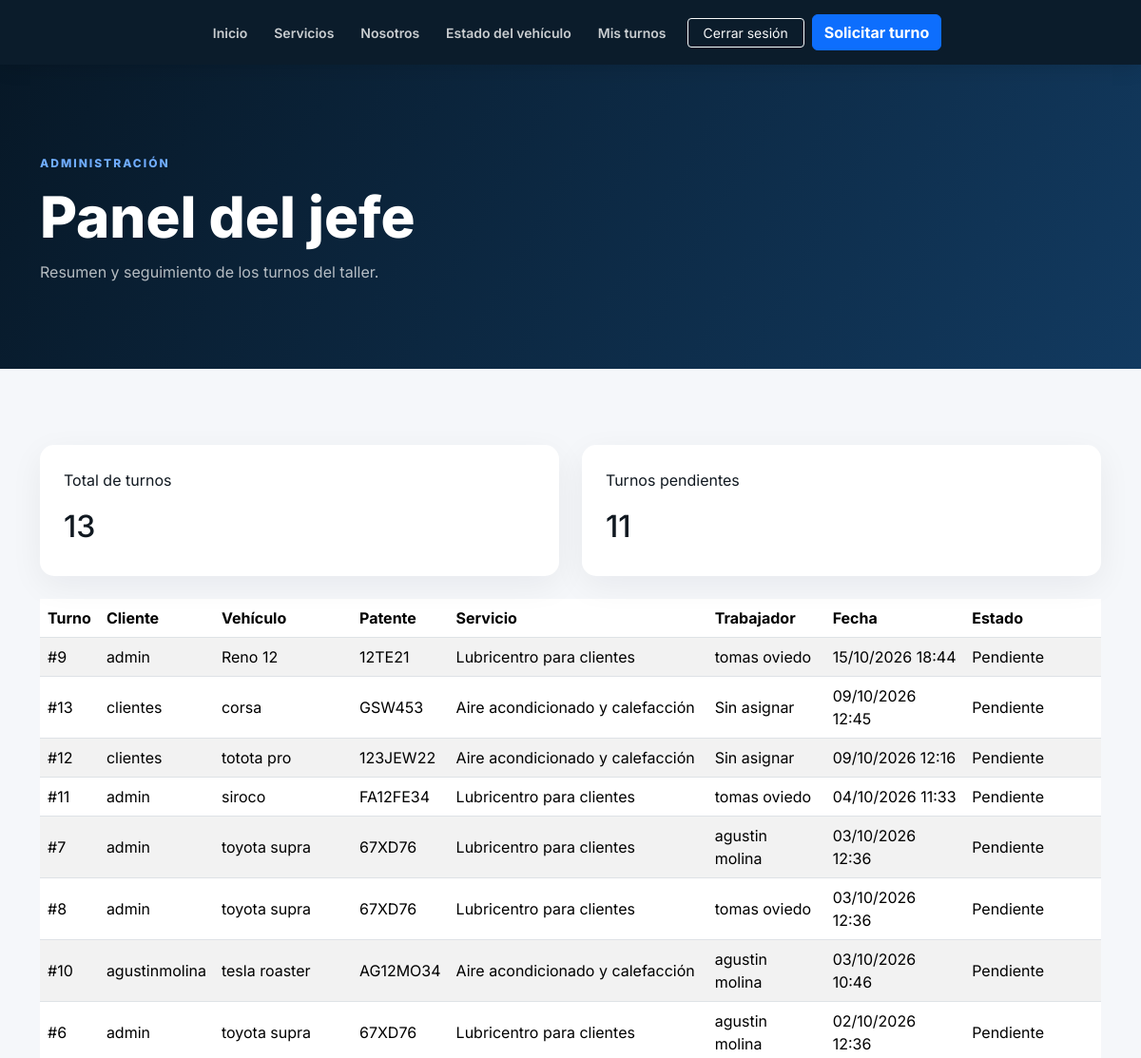
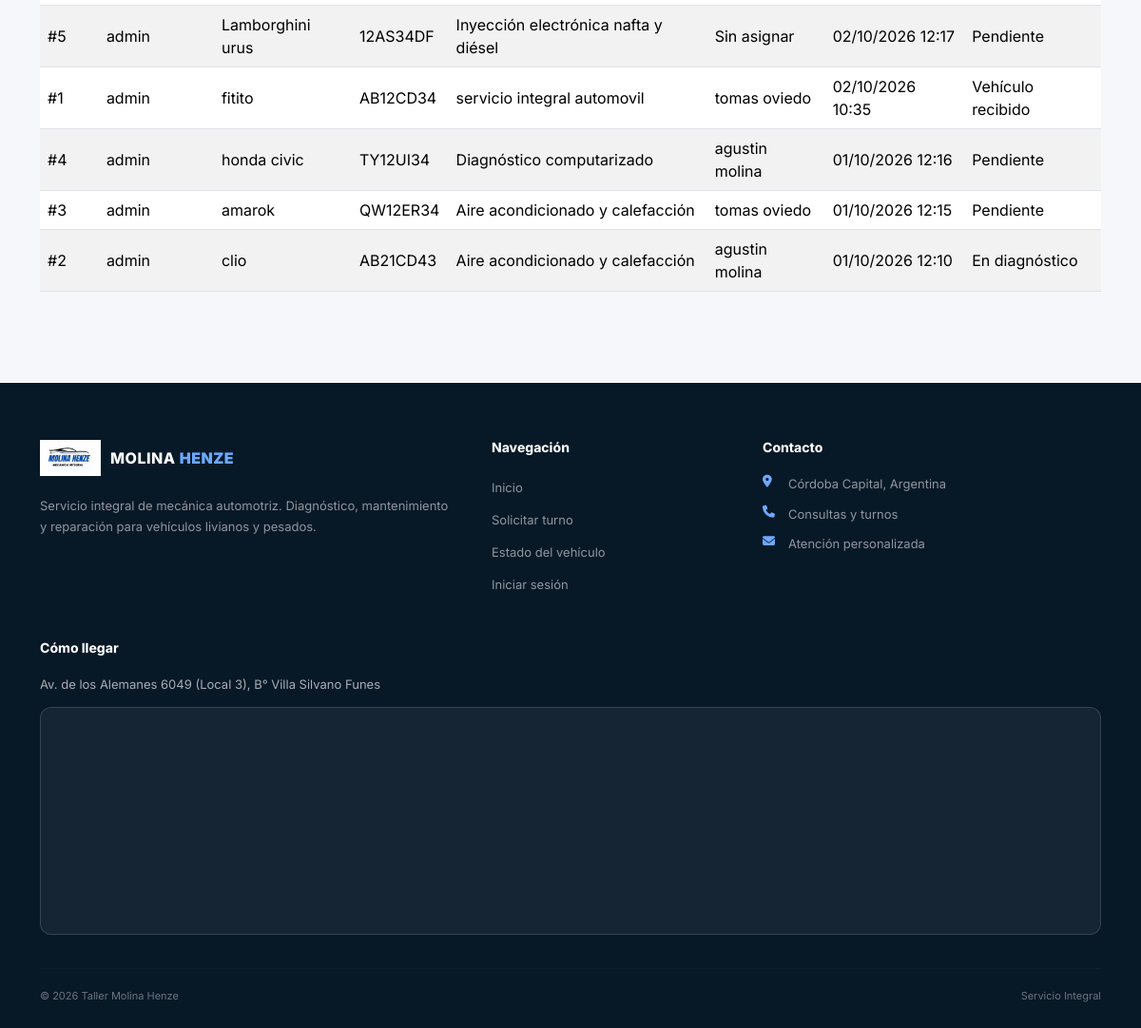
Page /jefe/ (signed in) on the committed database (2 pictures, top to bottom).
### tallermami/models.py (models this page shows, shortened)
class Turno(models.Model):
    ESTADOS = [
        ("pendiente", "Pendiente"),
        ("recibido", "Vehículo recibido"),
        ("diagnostico", "En diagnóstico"),
        ("reparacion", "En reparación"),
        ("esperando_repuesto", "Esperando repuesto"),
        ("finalizado", "Finalizado"),
        ("entregado", "Entregado"),
        ("cancelado", "Cancelado"),
    ]
    usuario = models.ForeignKey(
        User,
        on_delete=models.CASCADE,
        related_name="turnos",
        null=True,
        blank=True
    )
    vehiculo = models.CharField(
        max_length=150,
        verbose_name="Vehículo"
    )
    patente = models.CharField(
        max_length=20,
        verbose_name="Patente"
    )
    servicio = models.ForeignKey(
        Trabajo,
        on_delete=models.PROTECT,
        related_name="turnos",
        verbose_name="Servicio"
    )
    trabajador = models.ForeignKey(
        Trabajador,
        on_delete=models.SET_NULL,
        null=True,
        blank=True,
        related_name="turnos_asignados",
        verbose_name="Trabajador asignado"
    )
    fecha_turno = models.DateTimeField(
        verbose_name="Fecha y hora del turno"
    )
    estado = models.CharField(
        max_length=30,
        choices=ESTADOS,
        default="pendiente"
    )
    porcentaje_reparacion = models.PositiveIntegerField(
        default=0,
        validators=[
            MinValueValidator(0),
            MaxValueValidator(100)
        ]
    )
    observaciones = models.TextField(
        blank=True
    )
    fecha_creacion = models.DateTimeField(
        auto_now_add=True
    )
    class Meta:
        verbose_name = "Turno"
        verbose_name_plural = "Turnos"
        ordering = ["-fecha_turno"]

class Trabajo(models.Model):
    nombre = models.CharField(
        max_length=150
    )
    descripcion = models.TextField(
        blank=True
    )
    precio_estimado = models.DecimalField(
        max_digits=10,
        decimal_places=2,
        null=True,
        blank=True
    )
    def __str__(self):
        return self.nombre
    class Meta:
        verbose_name = "Trabajo"
        verbose_name_plural = "Trabajos"
        ordering = ["nombre"]

class Trabajador(models.Model):
    nombre = models.CharField(
        max_length=100
    )
    apellido = models.CharField(
        max_length=100
    )
    especialidad = models.CharField(
        max_length=150,
        blank=True
    )
    telefono = models.CharField(
        max_length=30,
        blank=True
    )
    trabajos = models.ManyToManyField(
        Trabajo,
        blank=True,
        related_name="trabajadores",
        verbose_name="Trabajos asignados"
    )
    def __str__(self):
        return f"{self.nombre} {self.apellido}"
    class Meta:
        verbose_name = "Trabajador"
        verbose_name_plural = "Trabajadores"
        ordering = ["apellido", "nombre"]

### tallermami/views.py (the view)
@login_required(login_url="login")
def panel_jefe(request):
    if not request.user.is_superuser:
        return HttpResponseForbidden(
            "Solo los superusuarios pueden acceder a este panel."
        )
    turnos = Turno.objects.select_related(
        "usuario",
        "servicio",
        "trabajador"
    )
    return render(
        request,
        "tallermami/panel_jefe.html",
        {
            "turnos": turnos,
            "cantidad_turnos": turnos.count(),
            "turnos_pendientes": turnos.filter(
                estado="pendiente"
            ).count(),
        }
    )

### templates/tallermami/panel_jefe.html (shortened to what this page needs)
{% extends 'tallermami/base.html' %}
{% block content %}
<section class="page-header">
    <div class="container">
        <span>ADMINISTRACIÓN</span>
        <h1>Panel del jefe</h1>
        <p>Resumen y seguimiento de los turnos del taller.</p>
    </div>
</section>
<section class="my-turns-section">
    <div class="container">
        <div class="row g-4 mb-4">
            <div class="col-md-6">
                <div class="turn-card turn-card-body">
                    <span>Total de turnos</span>
                    <h2>{{ cantidad_turnos }}</h2>
                </div>
            </div>
            <div class="col-md-6">
                <div class="turn-card turn-card-body">
                    <span>Turnos pendientes</span>
                    <h2>{{ turnos_pendientes }}</h2>
                </div>
            </div>
        </div>
        <div class="table-responsive">
            <table class="table table-striped align-middle">
                <thead>
                    <tr>
                        <th>Turno</th>
                        <th>Cliente</th>
                        <th>Vehículo</th>
                        <th>Patente</th>
                        <th>Servicio</th>
                        <th>Trabajador</th>
                        <th>Fecha</th>
                        <th>Estado</th>
                    </tr>
                </thead>
                <tbody>
                    {% for turno in turnos %}
                        <tr>
                            <td>#{{ turno.id }}</td>
                            <td>
                                {% if turno.usuario %}
                                    {{ turno.usuario.get_full_name|default:turno.usuario.username }}
                                {% else %}
                                    Sin usuario
                                {% endif %}
                            </td>
                            <td>{{ turno.vehiculo }}</td>
                            <td>{{ turno.patente }}</td>
                            <td>{{ turno.servicio }}</td>
                            <td>{{ turno.trabajador|default:"Sin asignar" }}</td>
                            <td>{{ turno.fecha_turno|date:"d/m/Y H:i" }}</td>
                            <td>{{ turno.get_estado_display }}</td>
                        </tr>
                    {% empty %}
                        <tr>
                            <td colspan="8" class="text-center py-4">
                                Todavía no hay turnos registrados.
                            </td>
                        </tr>
                    {% endfor %}
                </tbody>
            </table>
        </div>
    </div>
</section>
{% endblock %}

### templates/tallermami/base.html (shortened to what this page needs)
{% load static %}
<!DOCTYPE html>
<html lang="es">
<head>
    <link
        href="https://cdn.jsdelivr.net/npm/bootstrap@5.3.3/dist/css/bootstrap.min.css"
        rel="stylesheet"
    >
    <link
        rel="stylesheet"
        href="https://cdnjs.cloudflare.com/ajax/libs/font-awesome/6.5.2/css/all.min.css"
    >
    <link
        rel="stylesheet"
        href="{% static 'css/taller.css' %}"
    >
</head>
<body>
<nav class="navbar navbar-expand-lg navbar-dark navbar-taller sticky-top">
    <div class="container">
        <div
            class="collapse navbar-collapse"
            id="navbarPrincipal"
        >
            <ul class="navbar-nav align-items-lg-center">
                <li class="nav-item">
                    <a
                        class="nav-link"
                        href="{% url 'inicio' %}"
                    >
                        Inicio
                    </a>
                </li>
                <li class="nav-item">
                    <a
                        class="nav-link"
                        href="{% url 'inicio' %}#servicios"
                    >
                        Servicios
                    </a>
                </li>
                <li class="nav-item">
                    <a
                        class="nav-link"
                        href="{% url 'inicio' %}#nosotros"
                    >
                        Nosotros
                    </a>
                </li>
                <li class="nav-item">
                    <a
                        class="nav-link"
                        href="{% url 'estado_reparacion' %}"
                    >
                        Estado del vehículo
                    </a>
                </li>
                {% if user.is_authenticated %}
                    <li class="nav-item">
                        <a
                            class="nav-link"
                            href="{% url 'mis_turnos' %}"
                        >
                            Mis turnos
                        </a>
                    </li>
                    <li class="nav-item ms-lg-2">
                        <a
                            class="btn btn-outline-light btn-sm px-3"
                            href="{% url 'logout' %}"
                        >
                            Cerrar sesión
                        </a>
                    </li>
                {% endif %}
                <li class="nav-item ms-lg-2">
                    <a
                        class="btn btn-primary btn-turno-nav"
                        href="{% url 'solicitar_turno' %}"
                    >
                        Solicitar turno
                    </a>
                </li>
            </ul>
        </div>
    </div>
</nav>
<main>
    {% block content %}
    {% endblock %}
</main>
<footer class="footer-taller">
    <div class="container">
        <div class="row g-4">
            <div class="col-lg-5">
                <div class="footer-brand">
                    <img
                        class="brand-icon"
                        src="{% static 'images/Imagen molina henze.jpg' %}"
                        alt="Molina Henze"
                    >
                    <span>
                        MOLINA <strong>HENZE</strong>
                    </span>
                </div>
                <p class="footer-description">
                    Servicio integral de mecánica automotriz.
                    Diagnóstico, mantenimiento y reparación
                    para vehículos livianos y pesados.
                </p>
            </div>
            <div class="col-sm-6 col-lg-3">
                <h5>
                    Navegación
                </h5>
                <ul class="footer-links">
                    <li>
                        <a href="{% url 'inicio' %}">
                            Inicio
                        </a>
                    </li>
                    <li>
                        <a href="{% url 'solicitar_turno' %}">
                            Solicitar turno
                        </a>
                    </li>
                    <li>
                        <a href="{% url 'estado_reparacion' %}">
                            Estado del vehículo
                        </a>
                    </li>
                    <li>
                        <a href="{% url 'login' %}">
                            Iniciar sesión
                        </a>
                    </li>
                </ul>
            </div>
            <div class="col-sm-6 col-lg-4">
                <h5>
                    Contacto
                </h5>
                <ul class="footer-contact">
                    <li>
                        <i class="fa-solid fa-location-dot"></i>
                        <span>
                            Córdoba Capital, Argentina
                        </span>
                    </li>
                    <li>
                        <i class="fa-solid fa-phone"></i>
                        <span>
                            Consultas y turnos
                        </span>
                    </li>
                    <li>
                        <i class="fa-solid fa-envelope"></i>
                        <span>
                            Atención personalizada
                        </span>
                    </li>
                </ul>
            </div>
        </div>
        <section class="footer-map-section" aria-labelledby="footer-map-title">
            <h5 id="footer-map-title">
                Cómo llegar
            </h5>
            <p class="footer-map-address">
                Av. de los Alemanes 6049 (Local 3), B° Villa Silvano Funes
            </p>
            <div class="footer-map">
                <iframe
                    src="https://maps.google.com/maps?q=Av.%20de%20los%20Alemanes%206049%20(Local%203)%2C%20Villa%20Silvano%20Funes%2C%20C%C3%B3rdoba%2C%20Argentina&amp;z=16&amp;output=embed"
                    title="Mapa: Av. de los Alemanes 6049 (Local 3), B° Villa Silvano Funes"
                    loading="lazy"
                    allowfullscreen
                ></iframe>
            </div>
        </section>
        <hr class="footer-line">
        <div class="footer-bottom">
            <span>
                © {% now "Y" %} Taller Molina Henze
            </span>
            <span>
                Servicio Integral
            </span>
        </div>
    </div>
</footer>
</body>
</html>

### static/css/taller.css (style rules this page uses)
:root { --blue: #0d6efd; --blue-dark: #071b33; --navy: #071827; --dark: #101820; --gray: #64748b; --light: #f5f7fa; --white: #ffffff; --border: #e2e8f0; }
* { box-sizing: border-box; }
html { scroll-behavior: smooth; }
body { margin: 0; font-family: "Inter", sans-serif; color: var(--dark); background: var(--white); }
a { text-decoration: none; }
img { max-width: 100%; }
.navbar-taller { background: rgba(7, 24, 39, 0.98); padding: 15px 0; box-shadow: 0 3px 20px rgba(0, 0, 0, 0.12); }
.brand-icon { width: 64px; height: 38px; display: block; object-fit: cover; object-position: center; border-radius: 0; }
.navbar-taller .nav-link { color: rgba(255,255,255,.78); font-size: 14px; font-weight: 600; padding-left: 14px !important; padding-right: 14px !important; }
.navbar-taller .navbar-collapse { justify-content: center; }
.navbar-taller .navbar-nav { margin-right: auto; margin-left: auto; }
.btn-turno-nav { font-weight: 700; }
.page-header { padding: 90px 0; background: linear-gradient( 120deg, #071827, #123a60 ); color: white; }
.page-header span { color: #70adff; font-size: 12px; font-weight: 800; letter-spacing: 2px; }
.page-header h1 { font-size: clamp(38px, 5vw, 60px); font-weight: 800; margin: 10px 0; }
.page-header p { margin: 0; max-width: 650px; color: rgba(255,255,255,.7); }
.my-turns-section { padding: 80px 0; background: var(--light); }
.turn-card { background: white; border-radius: 15px; overflow: hidden; box-shadow: 0 10px 35px rgba(15,23,42,.06); }
.turn-card-body { padding: 25px; display: grid; gap: 18px; }
.footer-taller { padding: 60px 0 25px; background: #071827; color: white; }
.footer-brand { display: flex; align-items: center; gap: 10px; font-weight: 800; letter-spacing: .5px; }
.footer-brand strong { color: #6ea8fe; }
.footer-description { max-width: 430px; margin-top: 20px; color: rgba(255,255,255,.55); font-size: 13px; line-height: 1.7; }
.footer-taller h5 { font-size: 14px; font-weight: 750; margin-bottom: 20px; }
.footer-map-section { margin-top: 38px; }
.footer-map-address { margin-bottom: 14px; color: rgba(255, 255, 255, .65); font-size: 13px; }
.footer-map { height: 240px; overflow: hidden; border: 1px solid rgba(255, 255, 255, .14); border-radius: 12px; background: rgba(255, 255, 255, .06); }
.footer-map iframe { display: block; width: 100%; height: 100%; border: 0; }
.footer-links, .footer-contact { list-style: none; padding: 0; margin: 0; }
.footer-links li { margin-bottom: 10px; }
.footer-links a { color: rgba(255,255,255,.55); font-size: 13px; }
.footer-contact li { display: flex; gap: 10px; color: rgba(255,255,255,.55); font-size: 13px; margin-bottom: 12px; }
.footer-contact i { color: #6ea8fe; width: 17px; }
.footer-line { border-color: rgba(255,255,255,.1); margin: 35px 0 20px; }
.footer-bottom { display: flex; justify-content: space-between; color: rgba(255,255,255,.4); font-size: 11px; }

### rows in the picture
Turno: id "9", usuario.get_full_name "admin", vehiculo "Reno 12", patente "12TE21", servicio "Lubricentro para clientes", trabajador "tomas oviedo", fecha_turno "15/10/2026 18:44", estado "Pendiente"
Turno: id "13", usuario.get_full_name "clientes", vehiculo "corsa", patente "GSW453", servicio "Aire acondicionado y calefacción", trabajador "Sin asignar", fecha_turno "09/10/2026 12:45", estado "Pendiente"
Turno: id "12", usuario.get_full_name "clientes", vehiculo "totota pro", patente "123JEW22", servicio "Aire acondicionado y calefacción", trabajador "Sin asignar", fecha_turno "09/10/2026 12:16", estado "Pendiente"
Turno: id "11", usuario.get_full_name "admin", vehiculo "siroco", patente "FA12FE34", servicio "Lubricentro para clientes", trabajador "tomas oviedo", fecha_turno "04/10/2026 11:33", estado "Pendiente"
Turno: id "7", usuario.get_full_name "admin", vehiculo "toyota supra", patente "67XD76", servicio "Lubricentro para clientes", trabajador "agustin molina", fecha_turno "03/10/2026 12:36", estado "Pendiente"
Turno: id "8", usuario.get_full_name "admin", vehiculo "toyota supra", patente "67XD76", servicio "Lubricentro para clientes", trabajador "tomas oviedo", fecha_turno "03/10/2026 12:36", estado "Pendiente"
Turno: id "10", usuario.get_full_name "agustinmolina", vehiculo "tesla roaster", patente "AG12MO34", servicio "Aire acondicionado y calefacción", trabajador "agustin molina", fecha_turno "03/10/2026 10:46", estado "Pendiente"
Turno: id "6", usuario.get_full_name "admin", vehiculo "toyota supra", patente "67XD76", servicio "Lubricentro para clientes", trabajador "agustin molina", fecha_turno "02/10/2026 12:36", estado "Pendiente"
Turno: id "5", usuario.get_full_name "admin", vehiculo "Lamborghini urus", patente "12AS34DF", servicio "Inyección electrónica nafta y diésel", trabajador "Sin asignar", fecha_turno "02/10/2026 12:17", estado "Pendiente"
Turno: id "1", usuario.get_full_name "admin", vehiculo "fitito", patente "AB12CD34", servicio "servicio integral automovil", trabajador "tomas oviedo", fecha_turno "02/10/2026 10:35", estado "Vehículo recibido"
Turno: id "4", usuario.get_full_name "admin", vehiculo "honda civic", patente "TY12UI34", servicio "Diagnóstico computarizado", trabajador "agustin molina", fecha_turno "01/10/2026 12:16", estado "Pendiente"
Turno: id "3", usuario.get_full_name "admin", vehiculo "amarok", patente "QW12ER34", servicio "Aire acondicionado y calefacción", trabajador "tomas oviedo", fecha_turno "01/10/2026 12:15", estado "Pendiente"
Turno: id "2", usuario.get_full_name "admin", vehiculo "clio", patente "AB21CD43", servicio "Aire acondicionado y calefacción", trabajador "agustin molina", fecha_turno "01/10/2026 12:10", estado "En diagnóstico"

### other values in the picture
{{ cantidad_turnos }} "13"
{{ turnos_pendientes }} "11"
